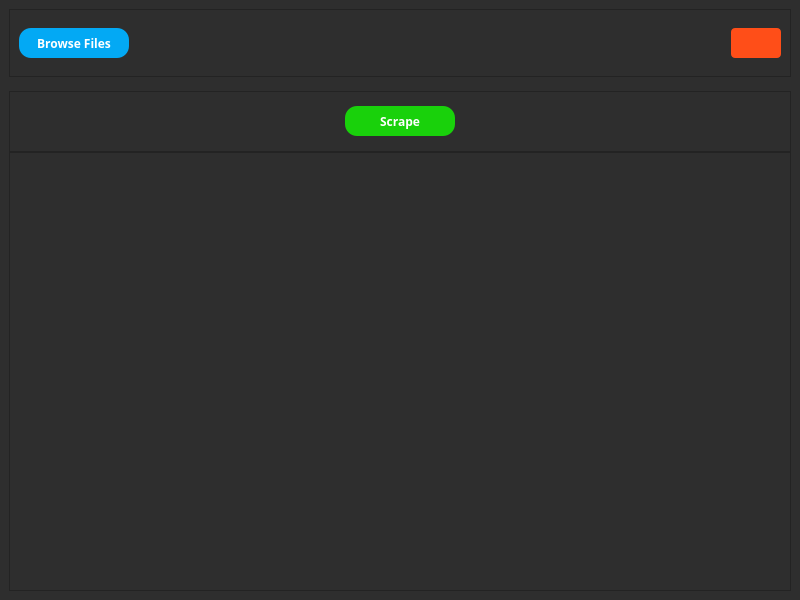
<?xml version="1.0" encoding="UTF-8"?>
<ui version="4.0">
 <class>MainWindow</class>
 <widget class="QMainWindow" name="MainWindow">
  <property name="geometry">
   <rect>
    <x>0</x>
    <y>0</y>
    <width>800</width>
    <height>600</height>
   </rect>
  </property>
  <property name="windowTitle">
   <string>MainWindow</string>
  </property>
  <widget class="QWidget" name="centralwidget">
   <property name="styleSheet">
    <string notr="true">
                background-color: #2e2e2e;
                color: #ffffff;		</string>
   </property>
   <layout class="QVBoxLayout" name="verticalLayout">
    <property name="spacing">
     <number>0</number>
    </property>
    <item>
     <widget class="QFrame" name="frame">
      <property name="minimumSize">
       <size>
        <width>500</width>
        <height>68</height>
       </size>
      </property>
      <property name="frameShape">
       <enum>QFrame::StyledPanel</enum>
      </property>
      <property name="frameShadow">
       <enum>QFrame::Raised</enum>
      </property>
      <layout class="QHBoxLayout" name="horizontalLayout">
       <property name="spacing">
        <number>19</number>
       </property>
       <item>
        <widget class="QPushButton" name="browse_file">
         <property name="minimumSize">
          <size>
           <width>110</width>
           <height>30</height>
          </size>
         </property>
         <property name="maximumSize">
          <size>
           <width>110</width>
           <height>30</height>
          </size>
         </property>
         <property name="font">
          <font>
           <family>Proxima Nova</family>
           <pointsize>-1</pointsize>
           <bold>true</bold>
          </font>
         </property>
         <property name="cursor">
          <cursorShape>PointingHandCursor</cursorShape>
         </property>
         <property name="styleSheet">
          <string notr="true">
font-family: Proxima Nova;
font-size: 12px;
font-weight: 600;
line-height: 16px;
text-align: center;
background: rgba(3, 169, 244, 1);
color : white;
border-radius: 12px;

</string>
         </property>
         <property name="text">
          <string>Browse Files</string>
         </property>
        </widget>
       </item>
       <item>
        <widget class="QLabel" name="label_file">
         <property name="font">
          <font>
           <family>Proxima Nova</family>
           <pointsize>-1</pointsize>
           <bold>true</bold>
          </font>
         </property>
         <property name="styleSheet">
          <string notr="true">font-family: Proxima Nova;
font-size: 10px;
font-weight: 600;
line-height: 16px;</string>
         </property>
         <property name="text">
          <string/>
         </property>
         <property name="alignment">
          <set>Qt::AlignLeading|Qt::AlignLeft|Qt::AlignVCenter</set>
         </property>
        </widget>
       </item>
       <item>
        <widget class="QPushButton" name="delete_2">
         <property name="minimumSize">
          <size>
           <width>50</width>
           <height>30</height>
          </size>
         </property>
         <property name="maximumSize">
          <size>
           <width>50</width>
           <height>16777215</height>
          </size>
         </property>
         <property name="cursor">
          <cursorShape>PointingHandCursor</cursorShape>
         </property>
         <property name="styleSheet">
          <string notr="true">
font-family: Proxima Nova;
font-size: 16px;
font-weight: 700;
line-height: 16px;
text-align: center;
background: rgb(255, 78, 24);
color : white;
border-radius: 4px;

</string>
         </property>
         <property name="text">
          <string/>
         </property>
         <property name="icon">
          <iconset>
           <normaloff>imgs/delete.svg</normaloff>imgs/delete.svg</iconset>
         </property>
         <property name="iconSize">
          <size>
           <width>37</width>
           <height>27</height>
          </size>
         </property>
        </widget>
       </item>
      </layout>
     </widget>
    </item>
    <item>
     <widget class="QLabel" name="error">
      <property name="styleSheet">
       <string notr="true">color: rgb(166, 0, 0);</string>
      </property>
      <property name="text">
       <string/>
      </property>
      <property name="alignment">
       <set>Qt::AlignCenter</set>
      </property>
     </widget>
    </item>
    <item>
     <widget class="QFrame" name="frame_2">
      <property name="minimumSize">
       <size>
        <width>0</width>
        <height>61</height>
       </size>
      </property>
      <property name="frameShape">
       <enum>QFrame::StyledPanel</enum>
      </property>
      <property name="frameShadow">
       <enum>QFrame::Raised</enum>
      </property>
      <layout class="QHBoxLayout" name="horizontalLayout_2">
       <item>
        <spacer name="horizontalSpacer">
         <property name="orientation">
          <enum>Qt::Horizontal</enum>
         </property>
         <property name="sizeHint" stdset="0">
          <size>
           <width>304</width>
           <height>20</height>
          </size>
         </property>
        </spacer>
       </item>
       <item>
        <widget class="QPushButton" name="scrape">
         <property name="minimumSize">
          <size>
           <width>110</width>
           <height>30</height>
          </size>
         </property>
         <property name="maximumSize">
          <size>
           <width>110</width>
           <height>16777215</height>
          </size>
         </property>
         <property name="cursor">
          <cursorShape>PointingHandCursor</cursorShape>
         </property>
         <property name="styleSheet">
          <string notr="true">
font-family: Proxima Nova;
font-size: 12px;
font-weight: 600;
line-height: 16px;
text-align: center;
background:rgb(25, 209, 11);
color : white;
border-radius: 12px;

</string>
         </property>
         <property name="text">
          <string>Scrape</string>
         </property>
        </widget>
       </item>
       <item>
        <spacer name="horizontalSpacer_2">
         <property name="orientation">
          <enum>Qt::Horizontal</enum>
         </property>
         <property name="sizeHint" stdset="0">
          <size>
           <width>304</width>
           <height>20</height>
          </size>
         </property>
        </spacer>
       </item>
      </layout>
     </widget>
    </item>
    <item>
     <widget class="QScrollArea" name="scrollArea_2">
      <property name="styleSheet">
       <string notr="true">QScrollBar:vertical{
	border: none;
	background-color: rgb(181, 196, 232);
	width: 14px;	
	margin: 15px 0px 15px 0px;
	border-radius:0px;
}
QScrollBar::handle:vertical{
	background-color: rgb(145, 145, 145);
	min-height:30px;
	border-radius:7px;
}
QScrollBar::handle:vertical:hover{
	background-color: rgb(99, 99, 99);
}
QScrollBar::handle:vertical:pressed{
	background-color: rgb(0, 0, 0);
}
QScrollBar::sub-line:vertical{
	border:none;
	background-color: rgb(194, 194, 194);
	height:14px;
	border-top-left-radius: 6px;
	border-top-right-radius: 6px;
	subcontrol-position:top;
	subcontrol-origin:margin;
}
QScrollBar::sub-line:vertical:hover{
background-color: rgb(134, 134, 134);
}
QScrollBar::sub-line:vertical:pressed{
	background-color: rgb(1, 13, 89);
}
QScrollBar::add-line:vertical{

	border:none;
	background-color: rgb(194, 194, 194);
	height:14px;
	border-bottom-left-radius: 6px;
	border-bottom-right-radius: 6px;
	subcontrol-position:bottom;
	subcontrol-origin:margin;
}

QScrollBar::add-line:vertical:hover{
background-color: rgb(134, 134, 134);
}
QScrollBar::add-line:vertical:pressed{
	background-color: rgb(1, 13, 89);
}
QScrollBar::up-arrow::vertical, QScrollBar::down-arrow:vertical{
	border:none
}
QScrollBar::add-page::vertical, QScrollBar::sub-page:vertical{
	border:none
}
</string>
      </property>
      <property name="widgetResizable">
       <bool>true</bool>
      </property>
      <widget class="QWidget" name="scrollAreaWidgetContents_2">
       <property name="geometry">
        <rect>
         <x>0</x>
         <y>0</y>
         <width>780</width>
         <height>435</height>
        </rect>
       </property>
       <layout class="QVBoxLayout" name="verticalLayout_13">
        <property name="spacing">
         <number>0</number>
        </property>
        <property name="leftMargin">
         <number>5</number>
        </property>
        <property name="topMargin">
         <number>0</number>
        </property>
        <property name="rightMargin">
         <number>0</number>
        </property>
        <property name="bottomMargin">
         <number>0</number>
        </property>
       </layout>
      </widget>
     </widget>
    </item>
   </layout>
  </widget>
 </widget>
 <resources/>
 <connections/>
</ui>
